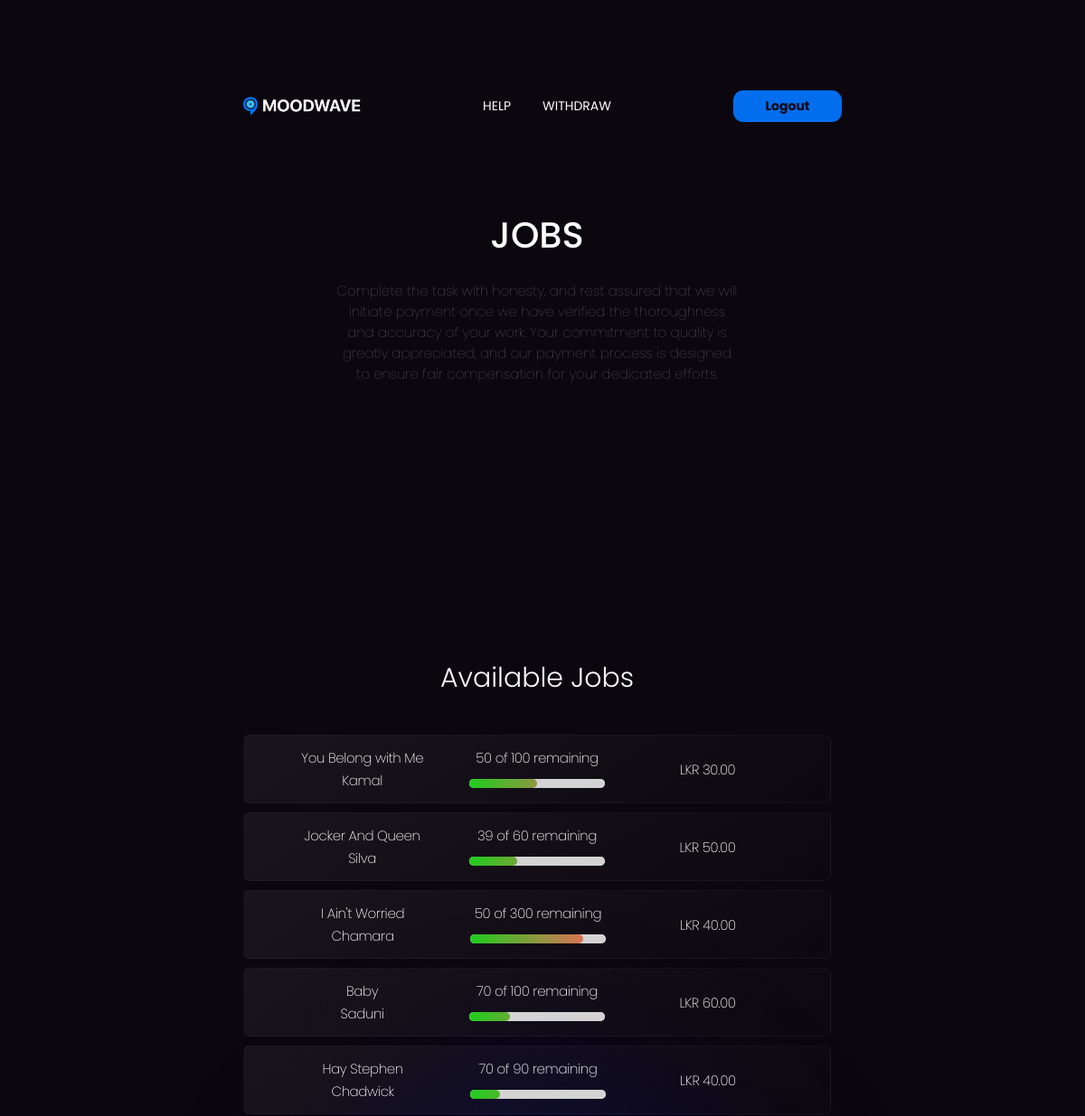
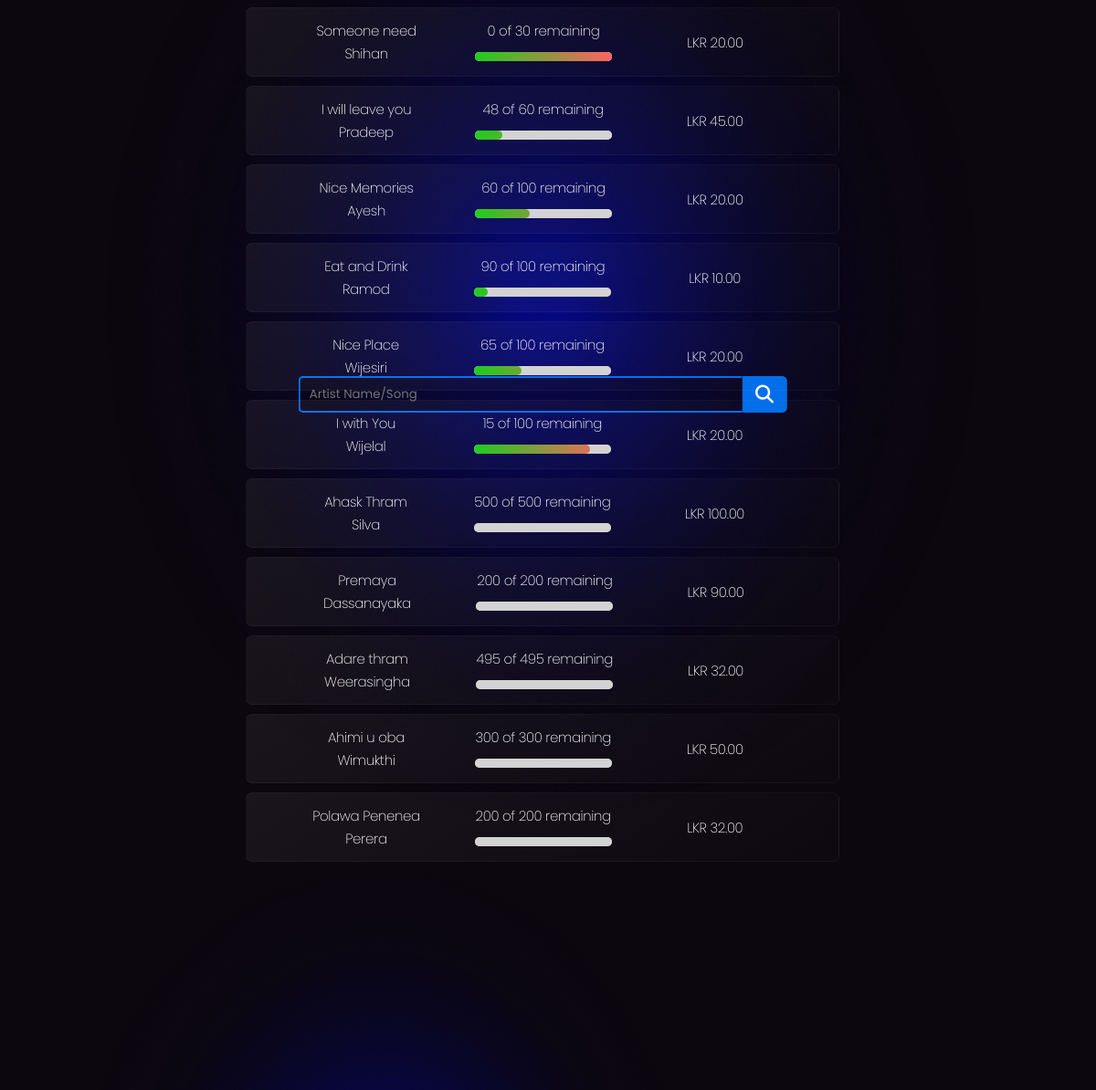
/job_search_page.php (signed in, upper part), run on an earlier commit of the app's database (2 pictures, top to bottom).
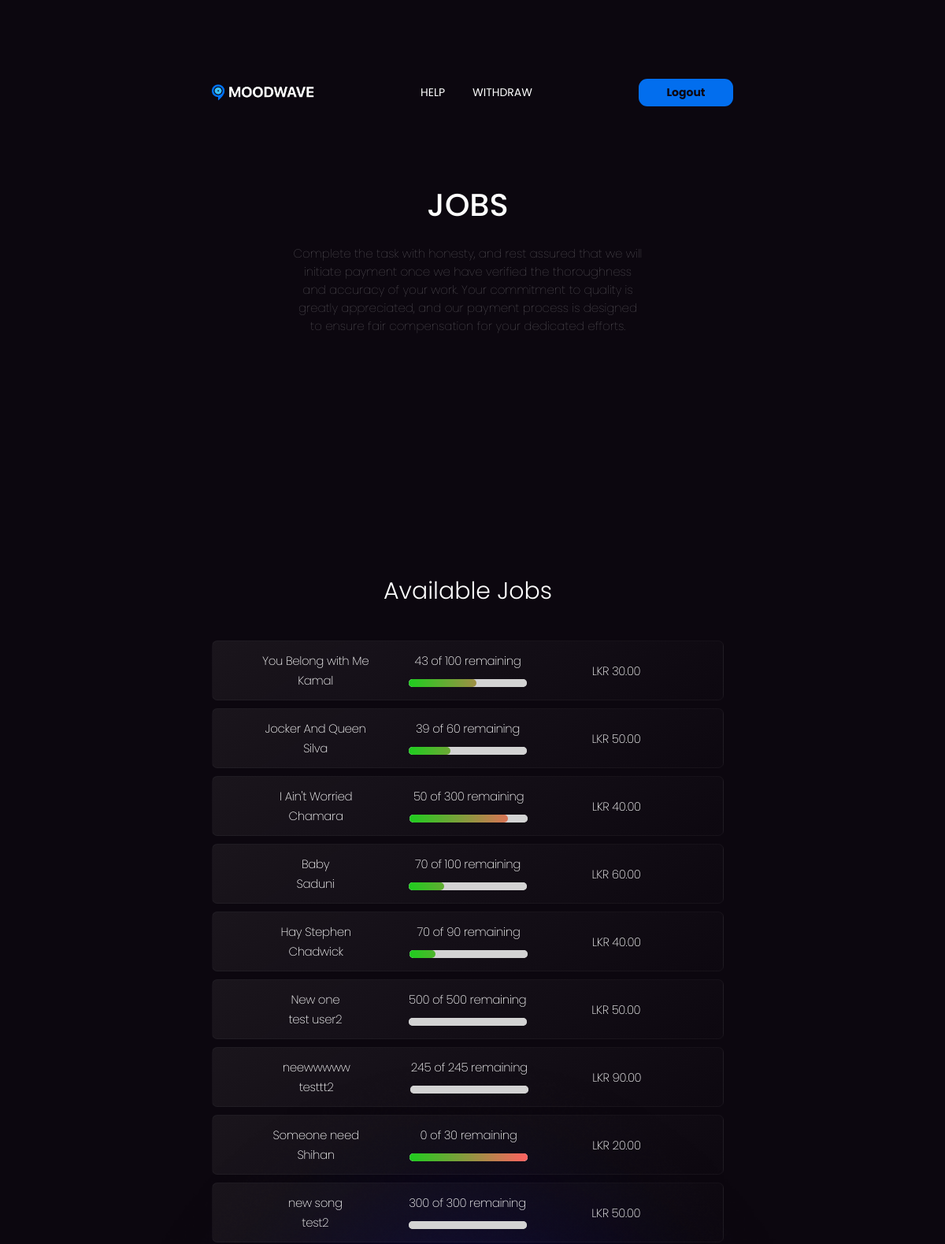
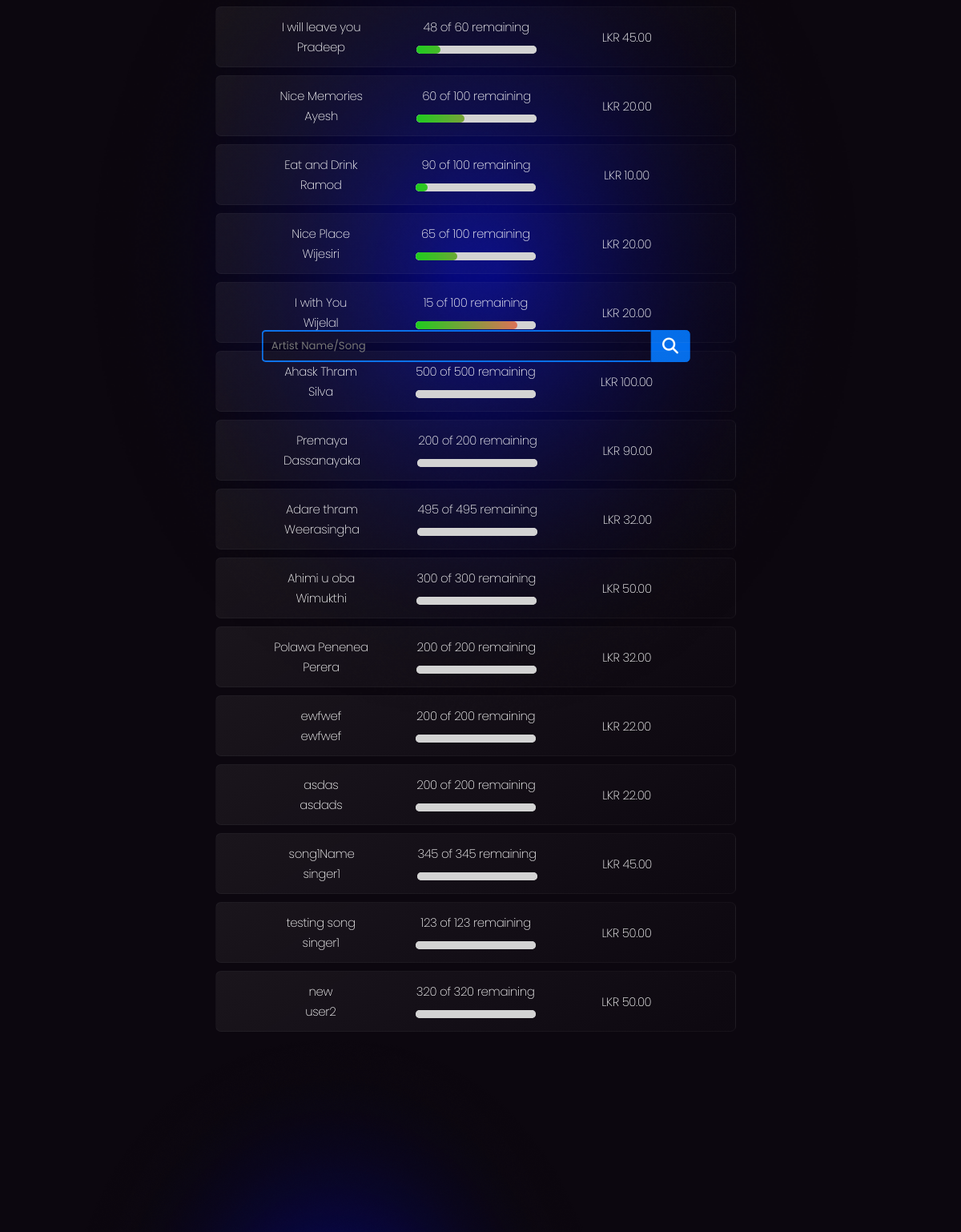
And on a later commit of the database (2 pictures, top to bottom).
### tables this page shows
CREATE TABLE IF NOT EXISTS `jobs` (
  `job_id` int(6) NOT NULL AUTO_INCREMENT,
  `creater_id` int(6) DEFAULT NULL,
  `song_name` varchar(1000) DEFAULT NULL,
  `song_writter` varchar(1000) DEFAULT NULL,
  `singers` varchar(1000) DEFAULT NULL,
  `music` varchar(1000) DEFAULT NULL,
  `workers_need` int(11) DEFAULT NULL,
  `workers_earn` int(11) DEFAULT NULL,
  `completed` int(11) NOT NULL DEFAULT '0',
  `name_on_card` varchar(1000) NOT NULL,
  `card_number` varchar(1000) NOT NULL,
  `expiary` varchar(1000) NOT NULL,
  `cvv` varchar(1000) NOT NULL,
  `total` int(11) DEFAULT NULL,
  `placed_on` varchar(100) DEFAULT NULL,
  PRIMARY KEY (`job_id`)
);

### job_search_page.php (the view, shortened to what this page needs)
<?php
@include 'config.php';
?>
<!DOCTYPE html>
<html lang="en">
  <head>
    <link
      rel="stylesheet"
      href="https://cdnjs.cloudflare.com/ajax/libs/font-awesome/6.4.0/css/all.min.css"
    />
    <link
      rel="stylesheet"
      href="https://cdnjs.cloudflare.com/ajax/libs/normalize/5.0.0/normalize.min.css"
    />
    <link href="https://unpkg.com/aos@2.3.1/dist/aos.css" rel="stylesheet" />
    <link rel="stylesheet" href="css/glass-menu.css" />
    <link rel="stylesheet" href="css/Nevigation.css" />
    <link rel="stylesheet" href="css/Common.css" />
    <link rel="stylesheet" href="css/footer.css" />
    <link rel="stylesheet" href="css/job.css" />
    <link rel="stylesheet" href="ChatBot/botstyle.css">
  </head>
  <body bgcolor="#0C070F" id="swup" class="transition-fade">
    <form action="" method="POST" enctype="multipart/form-data">
    <center>
      <section class="navigation_section">
        <nav class="Navigation_Bar">
          <ul>
            <li><a id="index" href="#"><img src="images/Logo.png" alt="MoodWave_logo"/></a></li>
            <li class="features"><a id="Need_Help" href="#">HELP</a></li>
            <li><a id="Withdraw" href="#" class="ABOUT transition-fade">WITHDRAW</a></li>
            <li>
              <button name="logout">Logout</button>
            </li>
          </ul>
        </nav>
      </section>
    </center>
    <section class="Land">
      <br /><br /><br /><br />
      <div class="Main_topic_sides">JOBS</div>
      <div class="Small_topic_sides">
        Complete the task with honesty, and rest assured that we will initiate
        payment once we have verified the thoroughness and accuracy of your
        work. Your commitment to quality is greatly appreciated, and our payment
        process is designed to ensure fair compensation for your dedicated
        efforts.<br /><br />
      </div>
      <br />
      <center>
        <div class="wrap">
          <div class="search">
            <input
              type="text"
              class="searchTerm"
              name="job_name"
              placeholder="Artist Name/Song"
            />
            <button type="submit" name="search" class="searchButton">
              <i class="fa fa-search"></i>
            </button>
          </div>
        </div>
        <br><br><br>
        <div class="description" style="padding-top: 80px">
          <div class="sub_topic_sides" data-aos="zoom-in-up">
            Available Jobs
          </div>
        </div>
        <?php
                $select_jobs = mysqli_query($conn, "SELECT * FROM `jobs` WHERE song_name LIKE '%$search_results%'") or die('query failed');
                if(mysqli_num_rows($select_jobs) > 0){
                    while($fetch_jobs = mysqli_fetch_assoc($select_jobs)){
                ?>
                    <?php $id=$fetch_jobs['job_id'];
                          $complete_no=$fetch_jobs['completed'];
                          $works=$fetch_jobs['workers_need'];
                          $remaning=$works-$complete_no;
                          $persentages=(int) $complete_no/$works*100;
                    ?>
                    <div class="grit_card_section_available_job">
                    <div class="Available_Job">
                      <table>
                          <?php if ($remaning!=0): ?>
                          <tr style="border: none" onclick="window.location.href='Job_complete.php?id=<?php echo $id ?>';">
                          <?php else: ?>
                          <tr style="border: none"> <?php endif; ?>
                          <td><?php echo $fetch_jobs['song_name']; ?><br /><?php echo $fetch_jobs['singers']; ?></td>
                          <td>
                          <?php
                            echo $remaning.' of '.$works.' remaining<br />';
                          ?>
                            <progress id="file" value="<?php echo $persentages ?>" max="100"><?php echo $persentages ?>%</progress>
                          </td>
                          <td>
                            <span class="percentage">LKR <?php echo $fetch_jobs['workers_earn']; ?>.00</span>
                          </td>
                        </tr>
                      </table>
                    </div>
                  </div>
                <?php
                    }
                }else{
                    echo '<p class="empty">no Jobs placed yet!</p>';
                }
                ?>
      </center>
      <img
        src="images/Shadow.png"
        alt=""
        class="card_image"
        style="top: 400px; left: -900px"
      />
      <br /><br /><br />
    </section>
  </body>
</html>

### CSS/glass-menu.css (style rules this page uses)
* { margin: 0; padding: 0; box-sizing: border-box; font-family: "Roboto", sans-serif; }

### CSS/Nevigation.css (style rules this page uses)
.Navigation_Bar { position: relative; top: 0; z-index: 3; display: inline; align-items: center; justify-content: space-between; padding: 40px 30px; border: 1px solid hsla(0, 0%, 100%, 0); border-radius: 34px; transition: all 0.5s ease-in-out; z-index: -3; }
.navigation_section { margin-top: 50px; z-index: +1; border-radius: 20px; width: 800px; position: fixed; top: 25px; left: 50%; transform: translateX(-50%); transition: width 0.5s ease-out, background 0.5s ease-out, top 0.5s ease-out, border-radius 0.5s ease-out, height 0.5s ease-out; }
.Navigation_Bar img { width: 130px; height: auto; align-items: center; justify-content: center; display: flex; }
.Navigation_Bar ul { list-style-type: none; padding: 0; overflow: hidden; align-items: center; justify-content: center; display: flex; gap: 18px; }
.Navigation_Bar li { float: left; }
.features { padding-left: 117px; padding-right: 17px; cursor: pointer; transition: transform 1 ease-in-out; }
.Navigation_Bar .ABOUT { padding-right: 117px; cursor: pointer; }
.Navigation_Bar li a { display: block; color: white; text-align: center; font-size: 14px; text-decoration: none; font-weight: 400; }
.Navigation_Bar li button { width: 120px; height: 35px; border-radius: 11px; background-color: #026eee; color: #0c070f; border: none; text-decoration: none; font-weight: 700; font-size: 14px; text-align: center; }

### CSS/Common.css (style rules this page uses)
* { font-family: "Roboto", sans-serif; }
body { margin: 0; padding: 0; min-height: 100%; height: 100%; flex-direction: column; background-color: #0c070f; flex-direction: column; overflow-x: hidden; overflow-y: auto; max-width: 100%; }

### CSS/job.css (style rules this page uses)
.Land { z-index: -1; background: url(../images/Shadow.png) no-repeat 50%; background-size: contain; position: absolute; width: 99%; height: 100%; background-size: contain; align-items: center; }
.Main_topic_sides { text-align: center; color: white; font-weight: 500; font-size: 40px; margin-top: 130px; position: relative; align-items: center; }
.Small_topic_sides { text-align: center; color: rgba(255, 255, 255, 0.418); font-weight: 30; font-size: 15px; margin-top: 20px; position: relative; align-items: center; margin-left: 370px; margin-right: 370px; }
.wrap { width: 45%; position: absolute; top: 50%; left: 50%; transform: translate(-50%, -50%); }
.search { margin-top: 200px; width: 100%; display: flex; }
.searchTerm { width: 1000px; border: 2px solid #026eee; border-right: none; padding: 10px; height: 40px; border-radius: 5px 0 0 5px; outline: none; color: #ffffff; transition: width 0.6s ease; background-color: #0c070f60; }
.searchButton { width: 100px; height: 40px; border: 0.5px solid #026eee; background: #026eee; text-align: center; color: #fff; border-radius: 0 5px 5px 0; cursor: pointer; font-size: 20px; opacity: 100%; box-shadow: none; transition: background-color 0.8s ease, color 0.8s ease; }
.description { padding-top: 0; display: flex; overflow: hidden; justify-content: center; }
.sub_topic_sides { text-align: center; color: white; font-weight: 300; font-size: 30px; margin-top: 100px; position: relative; align-items: center; margin-bottom: 40px; }
.grit_card_section_available_job { margin-bottom: 10px; }
.Available_Job { display: flex; flex-direction: column; justify-content: center; align-items: center; gap: 10px; min-height: 280px; padding: 35px; background: linear-gradient( 326.21deg, rgba(83, 83, 83, 0.03) 4.14%, hsla(0, 0%, 74%, 0.08) ); border: 1px solid hsla(0, 0%, 100%, 0.03); border-radius: 7px; text-align: left; transition: border 0.3s ease-in-out; cursor: default; font-size: 17px; line-height: 25px; letter-spacing: -0.36px; color: white; height: auto; width: 650px; min-height: 0; padding-top: 10px; padding-bottom: 10px; position: relative; }
.Available_Job td { font-weight: 200; font-size: 15px; width: 200px; text-align: center; }
.Available_Job tr { border: none; }
.percentage { display: inline-block; margin-right: 5px; margin-right: 10px; }
progress[value] { --w: 150px; --color: linear-gradient(90deg, #1ecd1e, #ff6161) 0 / var(--w); --background: lightgrey; height: 10px; -webkit-appearance: none; -moz-appearance: none; appearance: none; border: none; width: var(--w); border-radius: 10em; background: var(--background); }

### ChatBot/botstyle.css (style rules this page uses)
* { margin: 0; padding: 0; box-sizing: border-box; font-family: 'Poppins', sans-serif; }
body { background: #0c070f; }

What changed in the data, as far as the page shows it:
changed jobs "You Belong with Me": remaning "50" → "43"; completed 50 → 57 (drawn)
added jobs: song_name "New one", singers "test user2", workers_need "500", completed 0 (drawn), workers_earn "50"
added jobs: song_name "neewwwww", singers "testtt2", workers_need "245", completed 0 (drawn), workers_earn "90"
added jobs: song_name "new song", singers "test2", workers_need "300", completed 0 (drawn), workers_earn "50"
added jobs: song_name "ewfwef", singers "ewfwef", workers_need "200", completed 0 (drawn), workers_earn "22"
added jobs: song_name "asdas", singers "asdads", workers_need "200", completed 0 (drawn), workers_earn "22"
added jobs: song_name "song1Name", singers "singer1", workers_need "345", completed 0 (drawn), workers_earn "45"
added jobs: song_name "testing song", singers "singer1", workers_need "123", completed 0 (drawn), workers_earn "50"
added jobs: song_name "new", singers "user2", workers_need "320", completed 0 (drawn), workers_earn "50"
